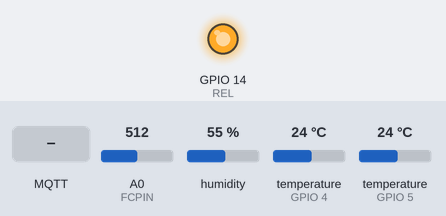
Simulated run of this sketch. Board: ESP8266 (NodeMCU). Parts: output pins drawn as LEDs (lit = HIGH). Inputs (shaded band) come from the test bench; at power-on: A0 (FCPIN) = 512, humidity 55 %, temperature (sensors on GPIO 4, GPIO 5) 24 °C. WiFi joins after 1.5 s; servers stay silent unless stated; no MQTT or app messages arrive unless stated; what the sketch prints to the serial monitor is not drawn.

Above: at 3.7 s.
3.8 s: MQTT message "1" arrives on the first subscribed topic
At 16.6 s:
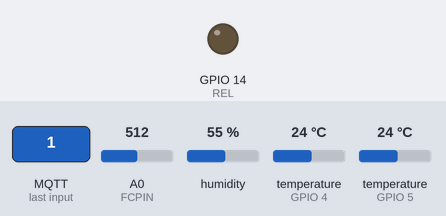
16.9 s: MQTT message "0" arrives on the first subscribed topic
At 26.6 s:
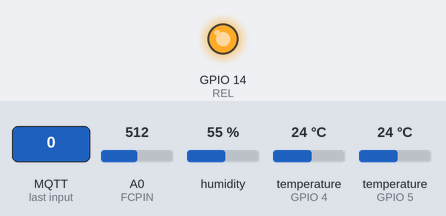
Timing chart, 0 to 28.1 s (numbered marks = the images above; inputs shaded):
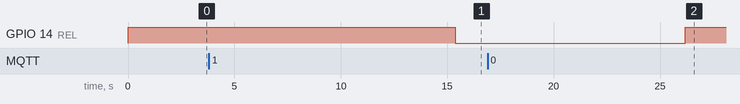

The sketch:

mqtt.ino
```cpp
#include <ESP8266WiFi.h>
#include <PubSubClient.h>
#include <OneWire.h>
#include <DallasTemperature.h>
#include <DHT.h>

// --- Configuración del WiFi
const char* ssid = "NOMBRE_DE_LA_RED"; // Nombre de la red
const char* password = "CONTRASEÑA_DE_LA_RED"; // Contarseña de la red

// --- Configuración del cliente mqtt
WiFiClient espClient;
PubSubClient client(espClient);
const char mqtt_url[] = "IP_DEL_SERVIDOR_MQTT"; // Url del servidor de mqtt
const String broker = "NOMBRE_DEL_BROKER"; // Nombre del broker en donde se publicarán y escucharán los tópicos
const String clientId = "NOMBRE_DEL_CLIENTE"; // Id del cliente (Este puede ser cualquier nombre)
const String topics[] = {"measure/hum_air", "measure/hum_earth", "measure/temp_air", "measure/temp_earth", "operation/id"}; // Tópicos de operación

// --- Declarción de los pines
#define DHTPIN 5 // Equivalente al D1
#define DS18PIN 4 // Equivalente al D2
#define FCPIN A0
#define REL 14 // Equivalente al D5

// --- Declaración de los sensores
OneWire sensor(DS18PIN);
DallasTemperature ds18(&sensor);
#define DHTTYPE DHT11
DHT dht(DHTPIN, DHTTYPE);

// --- Variables Globales
String topic = "";
char buff[100]; // Cambie el valor adentro de lo corchetes en caso de que lo topicos revasen el tamaño del arreglo
char value[10] = "";
char* aux = "";
boolean flag = false;
String string = "";
float hum_air, hum_earth, temp_air, temp_earth = 0.0;
String content = "";
String operation = "";

void setup() {
  Serial.begin(9600);
  dht.begin();
  ds18.begin();
  pinMode(FCPIN, INPUT);
  pinMode(DHTPIN, INPUT);
  pinMode(REL, OUTPUT);
  digitalWrite(REL, HIGH);
  setup_wifi();
  client.setServer(mqtt_url, 1883);
  client.setCallback(callback);
}

void loop() {
  delay(2000);
  if(!flag){
    reconnect();
  }

  if(operation == "1"){
    digitalWrite(REL, LOW);
  }else{
    digitalWrite(REL, HIGH);
  }

  if(operation != "5"){
    // Lectura y envío de la humedad del aire
    hum_air = dht.readHumidity();
    dtostrf(hum_air, 5, 2, aux);
    sprintf(value, "", aux);
    topic = broker+"/"+topics[0];
    topic.toCharArray(buff, 100);
    client.publish(buff, value);
    delay(2000);

    // Lectura y envío de la humedad de la tierra
    hum_earth = 100.0 - (analogRead(FCPIN)/10.24);
    dtostrf(hum_earth, 5, 2, aux);
    sprintf(value, "", aux);
    topic = broker+"/"+topics[1];
    topic.toCharArray(buff, 100);
    client.publish(buff, value);
    delay(2000);

    // Lectura y envío de la temperatura del aire
    hum_air = dht.readTemperature();
    dtostrf(hum_air, 5, 2, aux);
    sprintf(value, "", aux);
    topic = broker+"/"+topics[2];
    topic.toCharArray(buff, 100);
    client.publish(buff, value);
    delay(2000);

    // Lectura y envío de la temperatura de la tierra
    ds18.requestTemperatures();
    temp_earth = ds18.getTempCByIndex(0);
    dtostrf(temp_earth, 5, 2, aux);
    sprintf(value, "", aux);
    topic = broker+"/"+topics[3];
    topic.toCharArray(buff, 100);
    client.publish(buff, value);
    delay(2000);
  }

  client.loop();
}

// --- Método de conexión a wifi
void setup_wifi(){
  delay(1000);
  Serial.println();
  Serial.print("Conectandose a: ");
  Serial.print(ssid);
  WiFi.mode(WIFI_STA);
  WiFi.begin(ssid, password);

  while(WiFi.status() != WL_CONNECTED){
    delay(500);
    Serial.print(".");
  }

  randomSeed(micros());
  Serial.println("!");
  Serial.println("WiFi connected");
  Serial.print("IP address: ");
  Serial.println(WiFi.localIP());
}

// --- Método client.('message');
void callback(char* topic, byte* payload, unsigned int length) {
   content = "";
   content.concat((char)payload[length-1]);
   content.toCharArray(value, 10);
   operation = content.charAt(5);
   if(operation == NULL){
    operation = content.charAt(4);
   }
}

// --- Método de reconexión
void reconnect() {
  Serial.print("Reconectando al cliente mqtt");
  while(!flag){
    if(client.connect(clientId.c_str(), "root", "root")){
      Serial.println("!");
      char a[100] = "";
      String b = broker+"/"+topics[4];
      b.toCharArray(a, 100);
      client.subscribe(a);
      flag = true;
      break;
    }else{
      Serial.print(".");
      delay(5000);
    }
  }
}
```

Measured:
- after the input at 3.8 s, GPIO 14 (REL): HIGH → LOW after 11.6 s
- after the input at 16.9 s, GPIO 14 (REL): LOW → HIGH after 9.3 s
